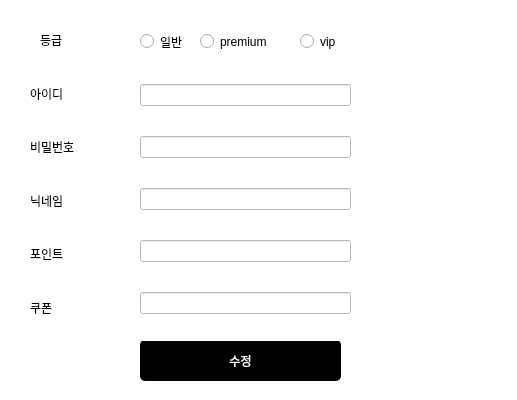
<?xml version="1.0" encoding="UTF-8"?>
<ui version="4.0">
 <class>member_edit</class>
 <widget class="QDialog" name="member_edit">
  <property name="geometry">
   <rect>
    <x>0</x>
    <y>0</y>
    <width>517</width>
    <height>400</height>
   </rect>
  </property>
  <property name="windowTitle">
   <string>Dialog</string>
  </property>
  <property name="styleSheet">
   <string notr="true">background-color: rgb(255, 255, 255);
</string>
  </property>
  <widget class="QPushButton" name="edit_btn">
   <property name="geometry">
    <rect>
     <x>140</x>
     <y>340</y>
     <width>201</width>
     <height>41</height>
    </rect>
   </property>
   <property name="styleSheet">
    <string notr="true">background-color: rgb(0, 0, 0);
color: rgb(255, 255, 255);
border-radius: 5px;</string>
   </property>
   <property name="text">
    <string>수정</string>
   </property>
  </widget>
  <widget class="QWidget" name="verticalLayoutWidget">
   <property name="geometry">
    <rect>
     <x>30</x>
     <y>70</y>
     <width>101</width>
     <height>261</height>
    </rect>
   </property>
   <layout class="QVBoxLayout" name="verticalLayout">
    <item>
     <widget class="QLabel" name="label">
      <property name="text">
       <string>아이디</string>
      </property>
     </widget>
    </item>
    <item>
     <widget class="QLabel" name="label_2">
      <property name="text">
       <string>비밀번호</string>
      </property>
     </widget>
    </item>
    <item>
     <widget class="QLabel" name="label_3">
      <property name="text">
       <string>닉네임</string>
      </property>
     </widget>
    </item>
    <item>
     <widget class="QLabel" name="label_5">
      <property name="text">
       <string>포인트</string>
      </property>
     </widget>
    </item>
    <item>
     <widget class="QLabel" name="label_6">
      <property name="text">
       <string>쿠폰</string>
      </property>
     </widget>
    </item>
   </layout>
  </widget>
  <widget class="QWidget" name="verticalLayoutWidget_2">
   <property name="geometry">
    <rect>
     <x>140</x>
     <y>60</y>
     <width>211</width>
     <height>281</height>
    </rect>
   </property>
   <layout class="QVBoxLayout" name="verticalLayout_2">
    <item>
     <widget class="QLineEdit" name="id_txt">
      <property name="readOnly">
       <bool>true</bool>
      </property>
     </widget>
    </item>
    <item>
     <widget class="QLineEdit" name="pw_txt"/>
    </item>
    <item>
     <widget class="QLineEdit" name="name_txt"/>
    </item>
    <item>
     <widget class="QLineEdit" name="point_txt"/>
    </item>
    <item>
     <widget class="QLineEdit" name="coupon_txt"/>
    </item>
   </layout>
  </widget>
  <widget class="QLabel" name="label_4">
   <property name="geometry">
    <rect>
     <x>40</x>
     <y>20</y>
     <width>99</width>
     <height>39</height>
    </rect>
   </property>
   <property name="text">
    <string>등급</string>
   </property>
  </widget>
  <widget class="QRadioButton" name="common_btn">
   <property name="geometry">
    <rect>
     <x>140</x>
     <y>30</y>
     <width>112</width>
     <height>23</height>
    </rect>
   </property>
   <property name="text">
    <string>일반</string>
   </property>
  </widget>
  <widget class="QRadioButton" name="premium_btn">
   <property name="geometry">
    <rect>
     <x>200</x>
     <y>30</y>
     <width>112</width>
     <height>23</height>
    </rect>
   </property>
   <property name="text">
    <string>premium</string>
   </property>
  </widget>
  <widget class="QRadioButton" name="vip_btn">
   <property name="geometry">
    <rect>
     <x>300</x>
     <y>30</y>
     <width>112</width>
     <height>23</height>
    </rect>
   </property>
   <property name="text">
    <string>vip</string>
   </property>
  </widget>
 </widget>
 <resources/>
 <connections/>
</ui>
